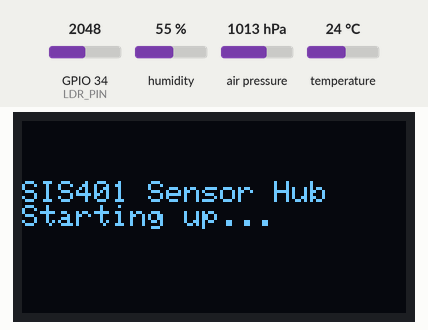
Simulated run of this sketch. Board: ESP32. On the bench: 128×64 one-colour display. Inputs (shaded band) come from the test bench; at power-on: GPIO 34 (LDR_PIN) = 2048, humidity 55 %, air pressure 1013 hPa, temperature 24 °C (analog values on the 0–4095 scale). WiFi joins after 1.5 s; servers stay silent unless stated; no MQTT or app messages arrive unless stated; what the sketch prints to the serial monitor is not drawn.

Above: at 1.1 s.
At 3.8 s:
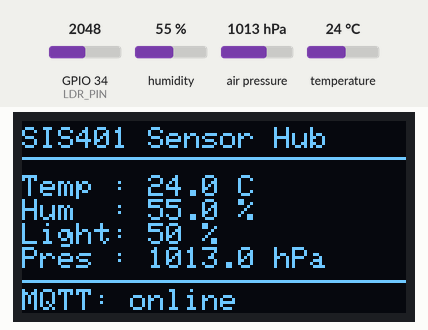
3.9 s: GPIO 34 (LDR_PIN) set to 1989
5.6 s: humidity set to 22 %
At 7.5 s:
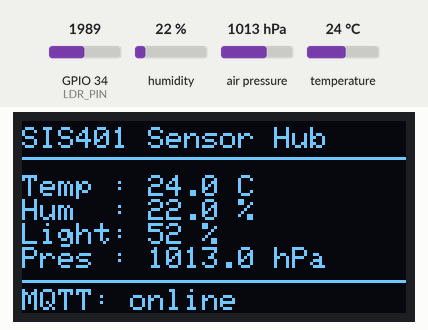
8.1 s: air pressure set to 952 hPa
At 9.8 s:
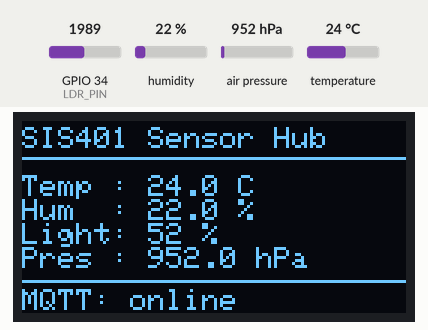
10.1 s: temperature set to 12 °C
At 11.8 s:
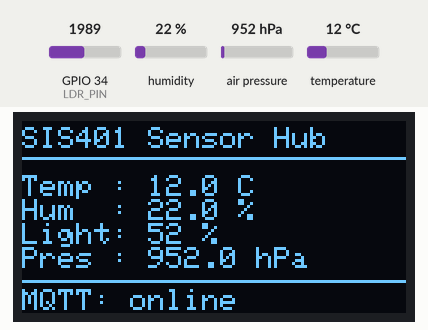
12.1 s: GPIO 34 (LDR_PIN) set to 1032
At 13.0 s:
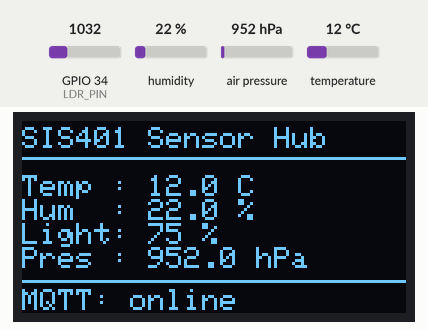
13.6 s: GPIO 34 (LDR_PIN) set to 938
Timing chart, 0 to 16.1 s (numbered marks = the images above; inputs shaded):
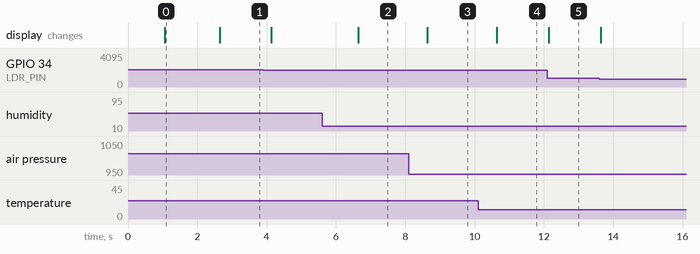

Measured:
- after the input at 5.6 s, the display: changes after 1.0 s (image 2)
- after the input at 8.1 s, the display: changes after 0.54 s (image 3)
- after the input at 10.1 s, the display: changes after 0.54 s (image 4)
- after the input at 12.1 s, the display: changes at once (image 5)
- what the display in image 0 shows lasts 1.5 s, from 1.1 s to 2.6 s

The sketch:

assignment1.ino
```cpp
/*
  SIS401 - Programming Assignment 1
  Multi-Sensor IoT Monitoring System with Wireless Communication

  DHT22  (digital, GPIO4)   temperature + humidity
  LDR    (analog,  GPIO34)  light level
  BMP280 (I2C, 0x76)        atmospheric pressure
  SSD1306 OLED (I2C, 0x3C) shares the bus with the BMP280

  Readings are shown on the OLED and published to a Mosquitto MQTT broker.
*/

#include <Wire.h>
#include <Adafruit_GFX.h>
#include <Adafruit_SSD1306.h>
#include <Adafruit_BMP280.h>
#include <DHT.h>
#include <WiFi.h>
#include <PubSubClient.h>

#define I2C_SDA   21
#define I2C_SCL   22
#define DHT_PIN   4
#define LDR_PIN   34

#define DHT_TYPE    DHT22
#define OLED_ADDR   0x3C
#define BMP_ADDR    0x76
#define SCREEN_W    128
#define SCREEN_H    64
#define OLED_RESET  -1

const char* WIFI_SSID     = "YOUR_WIFI_NAME";
const char* WIFI_PASSWORD = "YOUR_WIFI_PASSWORD";
const char* MQTT_SERVER   = "YOUR_BROKER_IP";

const int   MQTT_PORT      = 1883;
const char* MQTT_CLIENT_ID = "SIS401_A1_ESP32";

const char* TOPIC_TEMP     = "assignment1/sensors/temperature";
const char* TOPIC_HUMID    = "assignment1/sensors/humidity";
const char* TOPIC_LIGHT    = "assignment1/sensors/light";
const char* TOPIC_PRESSURE = "assignment1/sensors/pressure";

// Most LDR modules drive AO lower as light rises, so the reading is inverted.
// Set false if covering the sensor makes the percentage go up.
const bool LDR_INVERTED = true;

// Each sensor has its own rate: the DHT22 cannot be read faster than 2 s,
// while the ADC and BMP280 can be read far more often.
const unsigned long LDR_INTERVAL     = 500;
const unsigned long BMP_INTERVAL     = 1000;
const unsigned long DHT_INTERVAL     = 2000;
const unsigned long DISPLAY_INTERVAL = 500;
const unsigned long PUBLISH_INTERVAL = 2000;

unsigned long lastLdr = 0, lastBmp = 0, lastDht = 0;
unsigned long lastDisplay = 0, lastPublish = 0;

float temperature = NAN;
float humidity    = NAN;
float pressure    = NAN;
int   lightRaw    = 0;
int   lightPct    = 0;

Adafruit_SSD1306 display(SCREEN_W, SCREEN_H, &Wire, OLED_RESET);
Adafruit_BMP280  bmp;
DHT              dht(DHT_PIN, DHT_TYPE);
WiFiClient       wifiClient;
PubSubClient     mqtt(wifiClient);

void connectWiFi() {
  Serial.print("WiFi: connecting");
  WiFi.mode(WIFI_STA);
  WiFi.begin(WIFI_SSID, WIFI_PASSWORD);

  while (WiFi.status() != WL_CONNECTED) {
    delay(500);
    Serial.print(".");
  }

  Serial.print(" connected, IP ");
  Serial.println(WiFi.localIP());
}

// Returns immediately either way, so a broker outage never stalls sampling.
void ensureMqtt() {
  if (mqtt.connected()) return;

  if (mqtt.connect(MQTT_CLIENT_ID)) {
    Serial.println("MQTT: connected");
  } else {
    Serial.print("MQTT: failed, rc=");
    Serial.println(mqtt.state());
  }
}

void sampleLdr() {
  lightRaw = analogRead(LDR_PIN);
  int pct  = map(lightRaw, 0, 4095, 0, 100);
  lightPct = LDR_INVERTED ? (100 - pct) : pct;
}

void sampleBmp() {
  pressure = bmp.readPressure() / 100.0F;
}

// Keeps the last good values on a failed read rather than blanking the screen.
void sampleDht() {
  float t = dht.readTemperature();
  float h = dht.readHumidity();

  if (isnan(t) || isnan(h)) {
    Serial.println("DHT22: read failed");
    return;
  }

  temperature = t;
  humidity    = h;
}

void updateDisplay() {
  display.clearDisplay();
  display.setTextSize(1);
  display.setTextColor(SSD1306_WHITE);

  display.setCursor(0, 2);
  display.println("SIS401 Sensor Hub");
  display.drawFastHLine(0, 12, SCREEN_W, SSD1306_WHITE);

  display.setCursor(0, 18);
  display.print("Temp : "); display.print(temperature, 1); display.println(" C");
  display.print("Hum  : "); display.print(humidity, 1);    display.println(" %");
  display.print("Light: "); display.print(lightPct);       display.println(" %");
  display.print("Pres : "); display.print(pressure, 1);    display.println(" hPa");

  display.drawFastHLine(0, 53, SCREEN_W, SSD1306_WHITE);
  display.setCursor(0, 56);
  display.print(mqtt.connected() ? "MQTT: online" : "MQTT: offline");

  display.display();
}

// MQTT payloads are raw bytes, so each value is sent as text.
void publishReadings() {
  if (!mqtt.connected()) return;

  mqtt.publish(TOPIC_TEMP,     String(temperature, 1).c_str());
  mqtt.publish(TOPIC_HUMID,    String(humidity, 1).c_str());
  mqtt.publish(TOPIC_LIGHT,    String(lightPct).c_str());
  mqtt.publish(TOPIC_PRESSURE, String(pressure, 1).c_str());
}

void printReadings() {
  Serial.printf("[%6.1fs] T=%.1fC  H=%.1f%%  L=%d%% (raw %4d)  P=%.1fhPa  %s\n",
                millis() / 1000.0,
                temperature, humidity, lightPct, lightRaw, pressure,
                mqtt.connected() ? "-> published" : "-> MQTT down");
}

void setup() {
  Serial.begin(115200);
  delay(1000);
  Serial.println("\n=== SIS401 Assignment 1 : Multi-Sensor IoT Monitor ===");

  Wire.begin(I2C_SDA, I2C_SCL);

  if (!display.begin(SSD1306_SWITCHCAPVCC, OLED_ADDR)) {
    Serial.println("OLED: NOT FOUND, halting");
    for (;;);
  }
  Serial.println("OLED: found at 0x3C");

  display.clearDisplay();
  display.setTextSize(1);
  display.setTextColor(SSD1306_WHITE);
  display.setCursor(0, 20);
  display.println("SIS401 Sensor Hub");
  display.println("Starting up...");
  display.display();

  dht.begin();

  if (!bmp.begin(BMP_ADDR)) {
    Serial.println("BMP280: NOT FOUND, halting");
    for (;;);
  }
  Serial.println("BMP280: found at 0x76");

  bmp.setSampling(Adafruit_BMP280::MODE_NORMAL,
                  Adafruit_BMP280::SAMPLING_X2,
                  Adafruit_BMP280::SAMPLING_X16,
                  Adafruit_BMP280::FILTER_X16,
                  Adafruit_BMP280::STANDBY_MS_500);

  analogReadResolution(12);

  connectWiFi();
  mqtt.setServer(MQTT_SERVER, MQTT_PORT);
  ensureMqtt();

  Serial.println("--- sampling: LDR 0.5s, BMP280 1s, DHT22 2s ---");
}

// No delay() here: a blocking wait would slow every sensor to the slowest
// rate and stall the MQTT keep-alive handled inside mqtt.loop().
void loop() {
  unsigned long now = millis();

  mqtt.loop();

  if (now - lastLdr >= LDR_INTERVAL) {
    lastLdr = now;
    sampleLdr();
  }

  if (now - lastBmp >= BMP_INTERVAL) {
    lastBmp = now;
    sampleBmp();
  }

  if (now - lastDht >= DHT_INTERVAL) {
    lastDht = now;
    sampleDht();
  }

  if (now - lastDisplay >= DISPLAY_INTERVAL) {
    lastDisplay = now;
    updateDisplay();
  }

  if (now - lastPublish >= PUBLISH_INTERVAL) {
    lastPublish = now;
    ensureMqtt();
    publishReadings();
    printReadings();
  }
}
```
